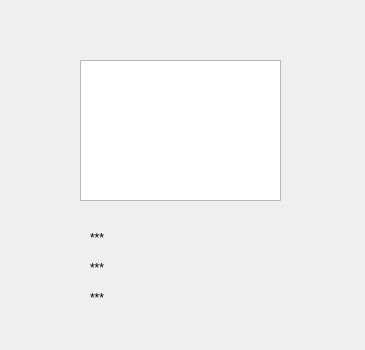
<?xml version="1.0" encoding="UTF-8"?>
<ui version="4.0">
 <class>Widget</class>
 <widget class="QWidget" name="Widget">
  <property name="geometry">
   <rect>
    <x>0</x>
    <y>0</y>
    <width>365</width>
    <height>350</height>
   </rect>
  </property>
  <property name="windowTitle">
   <string>Widget</string>
  </property>
  <widget class="QPlainTextEdit" name="textBrowser">
   <property name="geometry">
    <rect>
     <x>80</x>
     <y>60</y>
     <width>201</width>
     <height>141</height>
    </rect>
   </property>
  </widget>
  <widget class="QLabel" name="hum">
   <property name="geometry">
    <rect>
     <x>90</x>
     <y>260</y>
     <width>91</width>
     <height>16</height>
    </rect>
   </property>
   <property name="text">
    <string>***</string>
   </property>
  </widget>
  <widget class="QLabel" name="type">
   <property name="geometry">
    <rect>
     <x>90</x>
     <y>290</y>
     <width>111</width>
     <height>16</height>
    </rect>
   </property>
   <property name="text">
    <string>***</string>
   </property>
  </widget>
  <widget class="QLabel" name="tem">
   <property name="geometry">
    <rect>
     <x>90</x>
     <y>230</y>
     <width>101</width>
     <height>16</height>
    </rect>
   </property>
   <property name="text">
    <string>***</string>
   </property>
  </widget>
 </widget>
 <resources/>
 <connections/>
</ui>
